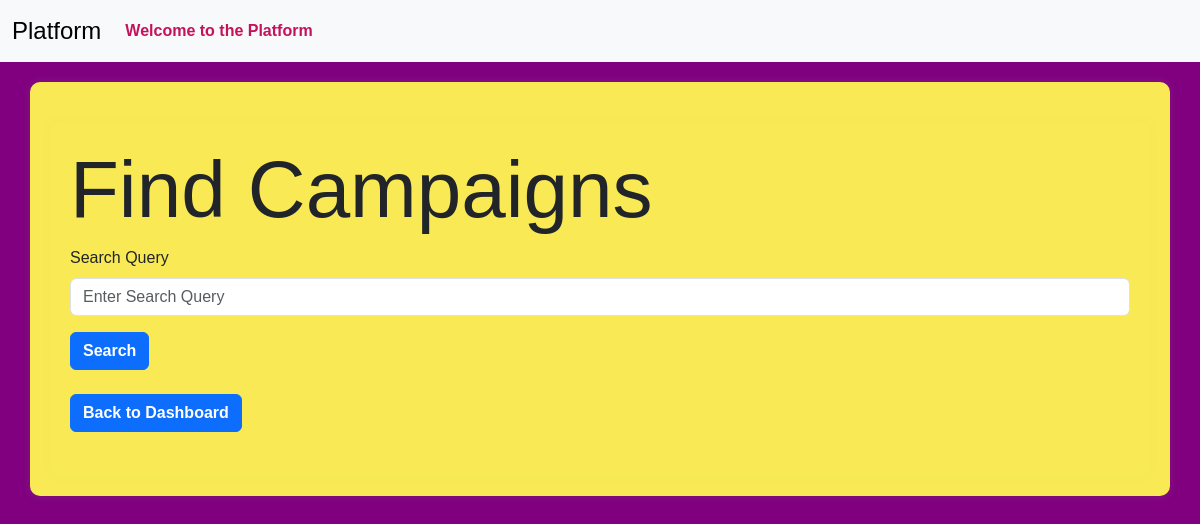
Before: /influencer/find-campaigns (signed in) with the older database file.
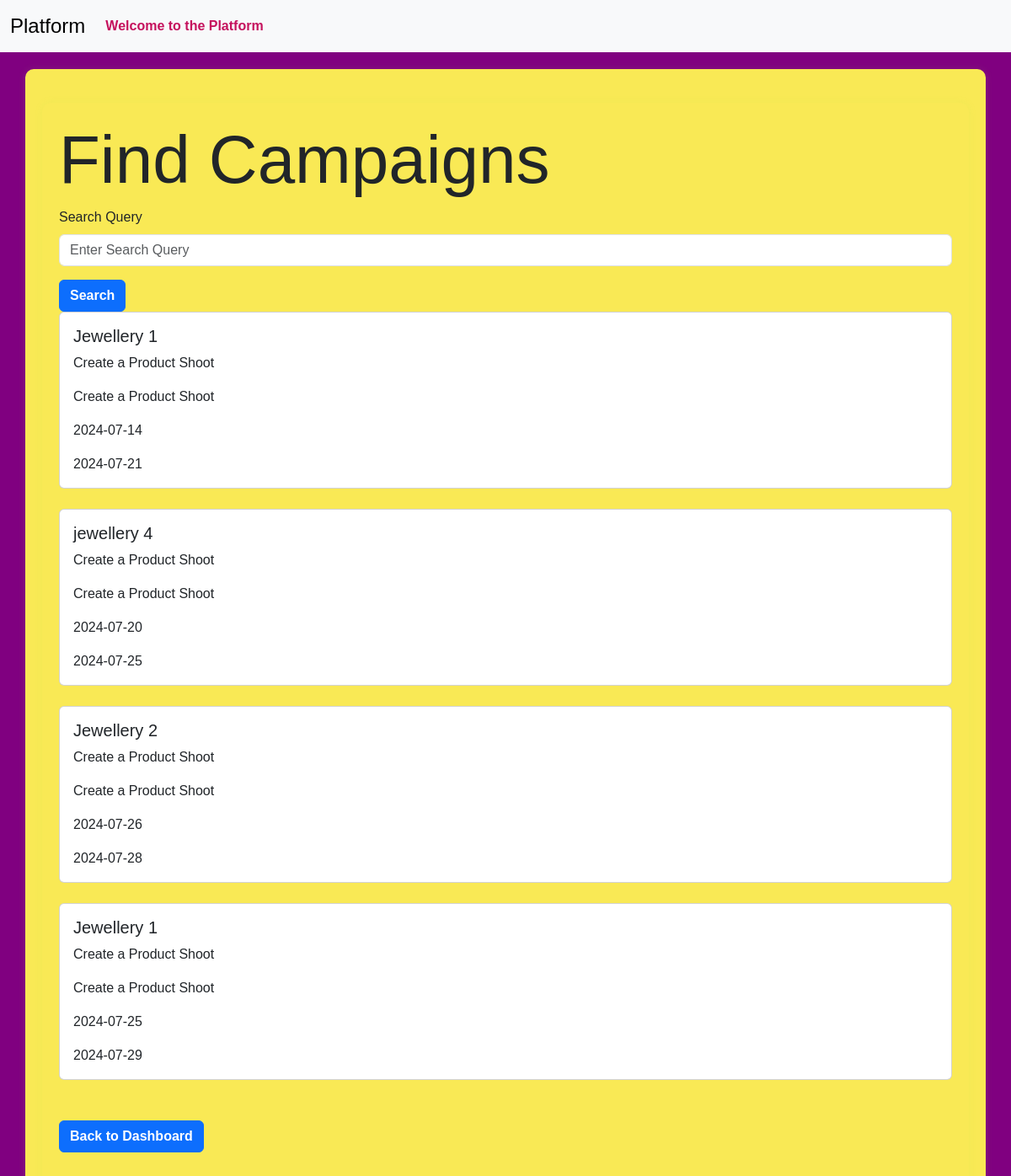
After: the same page with the newer database file.
### models.py (models this page shows)
class Campaign(db.Model):
    __tablename__ = 'campaign'
    id = Column(Integer, primary_key=True)
    name = Column(String(256), unique=False)
    description = Column(Text, nullable=True)
    start_date = Column(Date, nullable=False,default=date.today())
    end_date = Column(Date, nullable=False,default=lambda:date.today()+timedelta(days=30))
    budget = Column(Float, nullable=False,default=0.0)
    visibility = Column(Enum('public', 'private', name='visibility_enum'), nullable=False, default='public')
    sponsor_id = Column(Integer, ForeignKey('sponsor.id'), nullable=False)
    flagged = Column(Boolean, default=False)
    status = Column(String(20), nullable=False,default='In Progress')
    niche = db.Column(db.Enum(NicheEnum), nullable=True)
    completion_status = Column(Boolean, default=False)
    sponsor = relationship('Sponsor', backref='campaigns', overlaps="sponsor_campaigns,sponsor_relation")

### routes.py (the view)
@app.route('/influencer/find-campaigns', methods=['GET','POST'])
@auth_required
def find_campaigns():
    if current_user.flagged:
        flash('You have been flagged by the Admin. You can not find any campaigns.','danger')
        return redirect(url_for('influencer_dashboard'))
    influencer_id=session.get('user_id')
    influencer=Influencer.query.get(influencer_id)
    niche=Influencer.niche
    if request.method=='POST':
        pass
    campaigns = Campaign.query.filter(
        (Campaign.visibility == 'public') |
        ((Campaign.visibility == 'private') & (Campaign.niche == niche))
    ).all()
    return render_template('find_campaigns.html',campaigns=campaigns)

### app.py (called while the page is built)
@login_manager.user_loader
def load_user(user_id):
    return User.query.get(int(user_id))

### routes.py (called while the page is built)
def auth_required(func):
    @wraps(func)
    def inner(*args,**kwargs):
        if 'user_id' in session:
            return func(*args,**kwargs)
        else:
           flash('Kindly login first.')
           return redirect(url_for('login'))
    return inner

### templates/find_campaigns.html (shortened to what this page needs)
{% extends 'layout.html' %}
{% block content %}
<div class="container">
    <h1 class="display-1">Find Campaigns</h1>
    <form action="{{url_for('find_campaigns')}}" method="post">
        <div class="mb-3">
            <label for="searchQuery" class="form-label">Search Query</label>
            <input type="text" class="form-control" id="searchQuery" name="searchQuery" placeholder="Enter Search Query">
        </div>
        <button type="submit" class="btn btn-primary">Search</button>
    </form>
    <div class="row row-cols-1 row cols md-2 g-4">
        {% for campaign in campaigns %}
        <div class="col">
            <div class="card">
                <div class="card-body">
                    <h5 class="card-title">{{campaign.name}}</h5>
                    <p class="card-text">{{campaign.description}}</p>
                    <p class="card-text">{{campaign.description}}</p>
                    <p class="card-text">{{campaign.start_date}}</p>
                    <p class="card-text">{{campaign.end_date}}</p>
                </div>
            </div>
        </div>
        {% endfor %}
    </div><br><br>
    <a href="{{url_for('influencer_dashboard')}}" class="btn btn-primary">Back to Dashboard</a><br><br>
</div>
{% endblock %}

### templates/layout.html (shortened to what this page needs)
<!DOCTYPE html>
<html lang="en">
<head>
  <link href="https://cdn.jsdelivr.net/npm/bootstrap@5.3.3/dist/css/bootstrap.min.css" rel="stylesheet">
  {% block style %}
         <link href="{{url_for('static',filename='profile_pictures/style.css')}}" rel="stylesheet">
  {% endblock %}
</head>
<body>
<nav class="navbar navbar-expand-lg bg-body-tertiary">
        <div class="container-fluid">
          <a class="navbar-brand" href="#">Platform</a>
          <div class="collapse navbar-collapse" id="navbarSupportedContent">
            <ul class="navbar-nav me-auto mb-2 mb-lg-0">
              {% if 'user_id' in session %}
                <li class="nav-item">
                  <a class="nav-link" href="#">Welcome to the Platform</a>
                </li>
              {% endif %}
            </ul>
          </div>
        </div>
</nav>
<div class="container">
    {% block content %}
    {% endblock %}
</div>
</body>
</html>

### static/profile_pictures/style.css (style rules this page uses)
body { font-family: 'Arial', sans-serif; background-color:#800080; }
.navbar { margin-bottom: 20px; }
.navbar-brand { font-size: 1.5rem; }
.nav-link { color: #c5125d; font-weight: bold; }
.container { margin-top: 20px; background-color: #f9e955; padding: 20px; border-radius: 10px; box-shadow: 0px 0px 10px rgba(154, 241, 83, 0.1); }
.btn { font-weight: bold; }

Changed rows visible on the page:
now on this page (row unchanged): Campaign: name "Jewellery 1", description "Create a Product Shoot", start_date "2024-07-14", end_date "2024-07-21"
added Campaign: name "jewellery 4", description "Create a Product Shoot", start_date "2024-07-20", end_date "2024-07-25"
added Campaign: name "Jewellery 2", description "Create a Product Shoot", start_date "2024-07-26", end_date "2024-07-28"
added Campaign: name "Jewellery 1", description "Create a Product Shoot", start_date "2024-07-25", end_date "2024-07-29"
